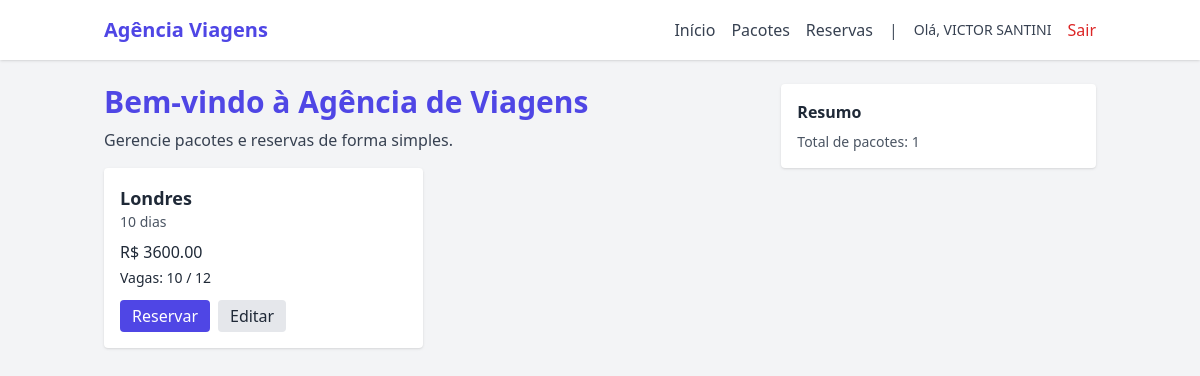
Screenshot of / (signed in) with the database file from the repository.
### app/models.py (models this page shows)
class User(db.Model, UserMixin):
    id = db.Column(db.Integer, primary_key=True)
    nome = db.Column(db.String(150), nullable=False)
    email = db.Column(db.String(150), unique=True, nullable=False)
    senha = db.Column(db.String(200), nullable=False)
    perfil = db.Column(db.String(20), default="atendente")
    criado_em = db.Column(db.DateTime, default=datetime.utcnow)

class Pacote(db.Model):
    id = db.Column(db.Integer, primary_key=True)
    destino = db.Column(db.String(150), nullable=False)
    periodo = db.Column(db.String(100), nullable=False)
    preco = db.Column(db.Float, nullable=False)
    vagas_min = db.Column(db.Integer, nullable=False)
    vagas_max = db.Column(db.Integer, nullable=False)
    vagas_disponiveis = db.Column(db.Integer, nullable=False)
    categoria = db.Column(db.String(100))
    criado_em = db.Column(db.DateTime, default=datetime.utcnow)

### app/views.py (the view)
@app.route("/")
def index():
    pacotes = Pacote.query.all()
    return render_template("index.html", pacotes=pacotes)

### app/views.py (called while the page is built)
@login_manager.user_loader
def load_user(user_id):
    return User.query.get(int(user_id))

### app/templates/index.html (shortened to what this page needs)
{% extends "base.html" %}
{% block content %}
<div class="grid grid-cols-1 md:grid-cols-3 gap-6">
  <div class="md:col-span-2">
    <h1 class="text-3xl font-bold text-indigo-600 mb-2">Bem-vindo à Agência de Viagens</h1>
    <p class="text-gray-700 mb-4">Gerencie pacotes e reservas de forma simples.</p>
    <div class="grid grid-cols-1 sm:grid-cols-2 gap-4">
      {% for p in pacotes %}
      <div class="bg-white p-4 rounded shadow">
        <h3 class="font-semibold text-lg">{{ p.destino }}</h3>
        <p class="text-sm text-gray-600">{{ p.periodo }}</p>
        <p class="mt-2 font-medium">R$ {{ '%.2f'|format(p.preco) }}</p>
        <p class="text-sm mt-1">Vagas: {{ p.vagas_disponiveis }} / {{ p.vagas_max }}</p>
        <div class="mt-3 flex space-x-2">
          {% if current_user.is_authenticated %}
            <a href="{{ url_for('nova_reserva', pacote_id=p.id) }}" class="px-3 py-1 bg-indigo-600 text-white rounded">Reservar</a>
            {% if current_user.perfil == 'administrador' %}
            <a href="{{ url_for('editar_pacote', id=p.id) }}" class="px-3 py-1 bg-gray-200 rounded">Editar</a>
            {% endif %}
          {% else %}
            <a href="{{ url_for('login') }}" class="px-3 py-1 bg-indigo-600 text-white rounded">Login para reservar</a>
          {% endif %}
        </div>
      </div>
      {% endfor %}
    </div>
  </div>
  <aside>
    <div class="bg-white p-4 rounded shadow">
      <h4 class="font-semibold">Resumo</h4>
      <p class="text-sm text-gray-600 mt-2">Total de pacotes: {{ pacotes|length }}</p>
    </div>
  </aside>
</div>
{% endblock %}

### app/templates/nav.html
<nav class="bg-white shadow">
  <div class="container mx-auto px-4 py-4 flex justify-between items-center">
    <a href="{{ url_for('index') }}" class="text-xl font-bold text-indigo-600">Agência Viagens</a>
    <div class="space-x-4 flex items-center">
      <a href="{{ url_for('index') }}" class="text-gray-700 hover:text-indigo-600">Início</a>
      <a href="{{ url_for('listar_pacotes') }}" class="text-gray-700 hover:text-indigo-600">Pacotes</a>
      <a href="{{ url_for('gestao_reservas') }}" class="text-gray-700 hover:text-indigo-600">Reservas</a>
      {% if current_user.is_authenticated %}
        <span class="text-gray-600">|</span>
        <span class="text-sm text-gray-700 mr-2">Olá, {{ current_user.nome }}</span>
        <a href="{{ url_for('logout') }}" class="text-red-600 hover:underline">Sair</a>
      {% else %}
        <a href="{{ url_for('login') }}" class="text-gray-700 hover:text-indigo-600">Login</a>
        <a href="{{ url_for('register') }}" class="text-gray-700 hover:text-indigo-600">Registrar</a>
      {% endif %}
    </div>
  </div>
</nav>

### rows the page displays
User: nome "VICTOR SANTINI"
Pacote: destino "Londres", periodo "10 dias", preco "3600.00", vagas_disponiveis "10", vagas_max "12"

### other values shown
{{ pacotes|length }} "1"
